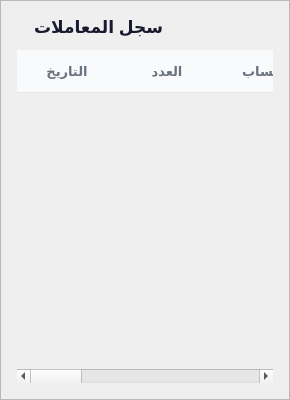
         <widget class="QFrame" name="transactionsFrame">
          <property name="sizePolicy">
           <sizepolicy hsizetype="Expanding" vsizetype="Expanding">
            <horstretch>0</horstretch>
            <verstretch>0</verstretch>
           </sizepolicy>
          </property>
          <property name="minimumSize">
           <size>
            <width>0</width>
            <height>400</height>
           </size>
          </property>
          <property name="styleSheet">
           <string notr="true">QFrame#transactionsFrame { background-color: #FFFFFF; border: 1px solid rgba(220,212,200,0.60); border-radius: 14px; }</string>
          </property>
          <property name="frameShape">
           <enum>QFrame::StyledPanel</enum>
          </property>
          <layout class="QVBoxLayout" name="transLayout">
           <property name="spacing">
            <number>12</number>
           </property>
           <property name="leftMargin">
            <number>16</number>
           </property>
           <property name="topMargin">
            <number>16</number>
           </property>
           <property name="rightMargin">
            <number>16</number>
           </property>
           <property name="bottomMargin">
            <number>16</number>
           </property>
           <item>
            <layout class="QHBoxLayout" name="transHeaderRow">
             <property name="spacing">
              <number>10</number>
             </property>
             <item>
              <widget class="QLabel" name="transTitleIconLabel">
               <property name="text">
                <string/>
               </property>
               <property name="alignment">
                <set>Qt::AlignCenter</set>
               </property>
              </widget>
             </item>
             <item>
              <widget class="QLabel" name="transTitleLabel">
               <property name="styleSheet">
                <string notr="true">QLabel#transTitleLabel { color: #1A1A2E; font-size: 17px; font-weight: 700; }</string>
               </property>
               <property name="text">
                <string>سجل المعاملات</string>
               </property>
              </widget>
             </item>
             <item>
              <spacer>
               <property name="orientation">
                <enum>Qt::Horizontal</enum>
               </property>
               <property name="sizeHint" stdset="0">
                <size>
                 <width>40</width>
                 <height>20</height>
                </size>
               </property>
              </spacer>
             </item>
            </layout>
           </item>
           <item>
            <widget class="QTableWidget" name="transactionsTable">
             <property name="font">
              <font>
               <family>Tajawal</family>
               <pointsize>12</pointsize>
              </font>
             </property>
             <property name="styleSheet">
              <string notr="true">QTableWidget#transactionsTable { background-color: transparent; border: none; gridline-color: transparent; alternate-background-color: rgba(249,250,251,0.80); outline: none; selection-background-color: #DBEAFE; selection-color: #1E40AF; }
QTableWidget#transactionsTable QHeaderView::section { background-color: #F9FAFB; color: #6B7280; font-size: 13px; font-weight: 600; font-family: Tajawal;  padding: 10px 16px; border: none; border-bottom: 1px solid #E5E7EB; }
QTableWidget#transactionsTable::item { padding: 8px 16px; color: #374151; border-bottom: 1px solid rgba(229,231,235,0.50); }
QTableWidget#transactionsTable::item:selected { background-color: #DBEAFE; color: #1E40AF; }</string>
             </property>
             <property name="frameShape">
              <enum>QFrame::NoFrame</enum>
             </property>
             <property name="editTriggers">
              <set>QAbstractItemView::NoEditTriggers</set>
             </property>
             <property name="alternatingRowColors">
              <bool>true</bool>
             </property>
             <property name="selectionBehavior">
              <enum>QAbstractItemView::SelectRows</enum>
             </property>
             <property name="showGrid">
              <bool>false</bool>
             </property>
             <column>
              <property name="text">
               <string>التاريخ</string>
              </property>
             </column>
             <column>
              <property name="text">
               <string>العدد</string>
              </property>
             </column>
             <column>
              <property name="text">
               <string>الحساب</string>
              </property>
             </column>
             <column>
              <property name="text">
               <string>اسم الزبون</string>
              </property>
             </column>
             <column>
              <property name="text">
               <string>المبلغ</string>
              </property>
             </column>
             <column>
              <property name="text">
               <string>الدفع</string>
              </property>
             </column>
             <column>
              <property name="text">
               <string>الباقي</string>
              </property>
             </column>
             <column>
              <property name="text">
               <string>OUT</string>
              </property>
             </column>
             <column>
              <property name="text">
               <string>IN</string>
              </property>
             </column>
            </widget>
           </item>
          </layout>
         </widget>
